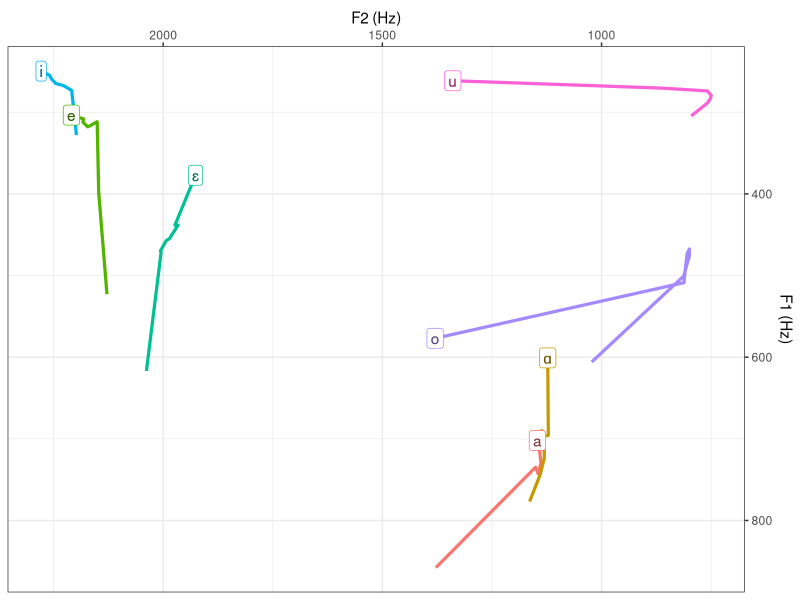

Here is the R script that generated this plot:
library(ggplot2)
library(dplyr)
library(zoo)
rm(list = ls())

# set the path where your formant table lives
#setwd("C:\\Users\\Matt\\Documents\\PraatScripts\\Make_vowel_space")

df <- read.csv("ye_formants_utf8.csv", stringsAsFactors = FALSE) 

# the data frame should have this format:
#     vowel time_index v_time time_abs   F1   F2   F3
# 1      ii          1  0.000    0.359  288 2527 3498
# 2      ii          2  0.026    0.385  300 2547 3439
# 3      ii          3  0.053    0.411  263 2383 3367
# 4      ii          4  0.079    0.437  269 2387 3375
# 5      ih          1  0.000    1.200  345 2343 3338
# 6      ih          2  0.019    1.219 1358 2220 3269
# 7      ih          3  0.037    1.237  633 2160 3122
# 8      ih          4  0.056    1.256  403 2124 3038
# 9      ei          1  0.000    1.975  497 2390 3439
# 10     ei          2  0.024    1.999  397 2350 3272
# 11     ei          3  0.049    2.024  387 2341 3274
# 12     ei          4  0.073    2.048  367 2352 3257
#
# ... with each vowel having ten timepoints instead of four. 

#================================================================#
# https://en.wikipedia.org/wiki/Phonetic_symbols_in_Unicode#Vowels
#vowel_lookup = 
#           c(`ae` = "\u00E6",         # cat
#             `ah` = "\u0251",         # cot
#             `aw` = "\u0254",         # caught
#             `ai` = "\u0251\u026A",   # ride
#             `ait` = "\u0251\u026At", # right
#             `au` = "a\u028A",        # cloud
#             `eh` = "\u025B",         # bet
#             `ei` = "e\u026A",        # rate
#             `ih` = "\u026A",         # bit
#             `ii` = "i",              # beat
#             `oh` = "o\u028A",        # boat
#             `oo` = "\u028A",         # cook
#             `uh` = "\u028C",         # cut
#             `uu` = "u",              # tooth
#             `xx` = "\u0259",         # a(head)
#             `er` = "\u025D",         # bird
#             `eir` = "e\u026Ar",      # mary
#             `ehr` = "\u025Br",       # merry
#             `aer` = "\u00E6r",       # marry
#             `cr` = "\u0254r",        # more
#             `ar` = "\u0251r",        # far
#             `oi` = "\u0254\u026A"    # joy
#             )

vowel_lookup = c(
  `i` = "\u0069",    # i
  `e` = "\u0065",    # e
  `ɛ` = "\u025B",    # ɛ
  `a` = "\u0061",    # a
  `ɑ` = "\u0251",    # ɑ
  `o` = "\u006F",    # o
  `u` = "\u0075"     # u
)

#================================================================#
# add a new column with the IPA symbols 
# by indexing its names using the vowel code
df$IPA <- vowel_lookup[df$vowel]

#================================================================#
# initiate list of vowels that you want to leave out
exclude_these_Vs <- as.character("")

# for most vowel plots, I want to leave these out. 
exclude_these_Vs <- 
  c("cr","er","ar", "xx")
#================================================================#
# if you recorded multiple versions of the same vowel,
# then average over them here
df_sum <- df %>%
  dplyr::filter(!vowel %in% exclude_these_Vs) %>%
  group_by(vowel, IPA, time_index) %>%
  summarise(F1 = mean(F1, na.rm = TRUE),
            F2 = mean(F2, na.rm = TRUE),
            F3 = mean(F3, na.rm = TRUE)) %>%
  group_by(vowel, IPA) %>%
  # create a 3-sample rolling average
  mutate(F1s = zoo::rollmean(F1, 3, na.pad = TRUE),
         F2s = zoo::rollmean(F2, 3, na.pad = TRUE),
         F3s = zoo::rollmean(F3, 3, na.pad = TRUE))
  
#================================================================#
# Make another data frame of just the trajectory endpoints
df_endpt <- df_sum %>%
  dplyr::filter(!vowel %in% exclude_these_Vs) %>%
  group_by(vowel, IPA) %>%
  summarise(
    F1s = F1s[time_index == 9],
    F2s = F2s[time_index == 9],
    F3s = F3s[time_index == 9],
    #
    F1 = F1[time_index == 9],
    F2 = F2[time_index == 9],
    F3 = F3[time_index == 9])

#================================================================#
# Plot it!
px_v_space_smooth <- df_sum %>%
  dplyr::filter(time_index > 1, time_index < 10) %>%
  ggplot(.)+
  aes(x = F2s, y = F1s, group = vowel, color = vowel)+
  # trajectory
  geom_path(size = 1.1)+
  # IPA symbol encapsulated in a label
  geom_label(data = df_endpt,label.padding = unit(0.2, "line"), 
             aes(label = IPA))+
  # another layer of text for the IPA symbol
  # to ensure that it is visible,
  # but still shows a trace of the underlying color
  geom_text(data = df_endpt,
            aes(label = IPA),
            color = "black", alpha = 0.5)+
  scale_x_reverse(position = "top", name = "F2 (Hz)")+
  scale_y_reverse(position = "right", name = "F1 (Hz)")+
  theme_bw()+
  theme(legend.position = "none")
px_v_space_smooth

# Save the plot
ggsave(px_v_space_smooth, file = "ye_vowel_space_R.png",
       height = 3.7, width = 4.8, dpi = 600)
# End!
